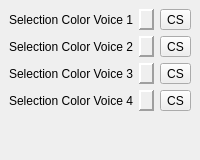
     <widget class="QWidget" name="tab3" >
      <attribute name="title" >
       <string>Colors</string>
      </attribute>
      <layout class="QGridLayout" >
       <property name="leftMargin" >
        <number>9</number>
       </property>
       <property name="topMargin" >
        <number>9</number>
       </property>
       <property name="rightMargin" >
        <number>9</number>
       </property>
       <property name="bottomMargin" >
        <number>9</number>
       </property>
       <property name="horizontalSpacing" >
        <number>6</number>
       </property>
       <property name="verticalSpacing" >
        <number>6</number>
       </property>
       <item row="2" column="2" >
        <widget class="QToolButton" name="selectColorSelect3" >
         <property name="statusTip" >
          <string>select color</string>
         </property>
         <property name="text" >
          <string>CS</string>
         </property>
        </widget>
       </item>
       <item row="3" column="2" >
        <widget class="QToolButton" name="selectColorSelect4" >
         <property name="statusTip" >
          <string>select color</string>
         </property>
         <property name="text" >
          <string>CS</string>
         </property>
        </widget>
       </item>
       <item row="0" column="2" >
        <widget class="QToolButton" name="selectColorSelect1" >
         <property name="statusTip" >
          <string>select color</string>
         </property>
         <property name="text" >
          <string>CS</string>
         </property>
        </widget>
       </item>
       <item row="1" column="2" >
        <widget class="QToolButton" name="selectColorSelect2" >
         <property name="statusTip" >
          <string>select color</string>
         </property>
         <property name="text" >
          <string>CS</string>
         </property>
        </widget>
       </item>
       <item row="3" column="0" >
        <widget class="QLabel" name="label_5" >
         <property name="text" >
          <string>Selection Color Voice 4</string>
         </property>
         <property name="textFormat" >
          <enum>Qt::PlainText</enum>
         </property>
        </widget>
       </item>
       <item row="2" column="0" >
        <widget class="QLabel" name="label_4" >
         <property name="text" >
          <string>Selection Color Voice 3</string>
         </property>
         <property name="textFormat" >
          <enum>Qt::PlainText</enum>
         </property>
        </widget>
       </item>
       <item row="1" column="0" >
        <widget class="QLabel" name="label_2" >
         <property name="text" >
          <string>Selection Color Voice 2</string>
         </property>
         <property name="textFormat" >
          <enum>Qt::PlainText</enum>
         </property>
        </widget>
       </item>
       <item row="0" column="0" >
        <widget class="QLabel" name="label" >
         <property name="text" >
          <string>Selection Color Voice 1</string>
         </property>
         <property name="textFormat" >
          <enum>Qt::PlainText</enum>
         </property>
        </widget>
       </item>
       <item row="4" column="0" >
        <spacer>
         <property name="orientation" >
          <enum>Qt::Vertical</enum>
         </property>
         <property name="sizeHint" >
          <size>
           <width>20</width>
           <height>40</height>
          </size>
         </property>
        </spacer>
       </item>
       <item row="0" column="1" >
        <widget class="Awl::ColorLabel" name="selectColorLabel1" >
         <property name="frameShape" >
          <enum>QFrame::Panel</enum>
         </property>
         <property name="frameShadow" >
          <enum>QFrame::Raised</enum>
         </property>
         <property name="lineWidth" >
          <number>2</number>
         </property>
        </widget>
       </item>
       <item row="1" column="1" >
        <widget class="Awl::ColorLabel" name="selectColorLabel2" >
         <property name="frameShape" >
          <enum>QFrame::Panel</enum>
         </property>
         <property name="frameShadow" >
          <enum>QFrame::Raised</enum>
         </property>
         <property name="lineWidth" >
          <number>2</number>
         </property>
        </widget>
       </item>
       <item row="2" column="1" >
        <widget class="Awl::ColorLabel" name="selectColorLabel3" >
         <property name="frameShape" >
          <enum>QFrame::Panel</enum>
         </property>
         <property name="frameShadow" >
          <enum>QFrame::Raised</enum>
         </property>
         <property name="lineWidth" >
          <number>2</number>
         </property>
        </widget>
       </item>
       <item row="3" column="1" >
        <widget class="Awl::ColorLabel" name="selectColorLabel4" >
         <property name="frameShape" >
          <enum>QFrame::Panel</enum>
         </property>
         <property name="frameShadow" >
          <enum>QFrame::Raised</enum>
         </property>
         <property name="lineWidth" >
          <number>2</number>
         </property>
        </widget>
       </item>
      </layout>
     </widget>
